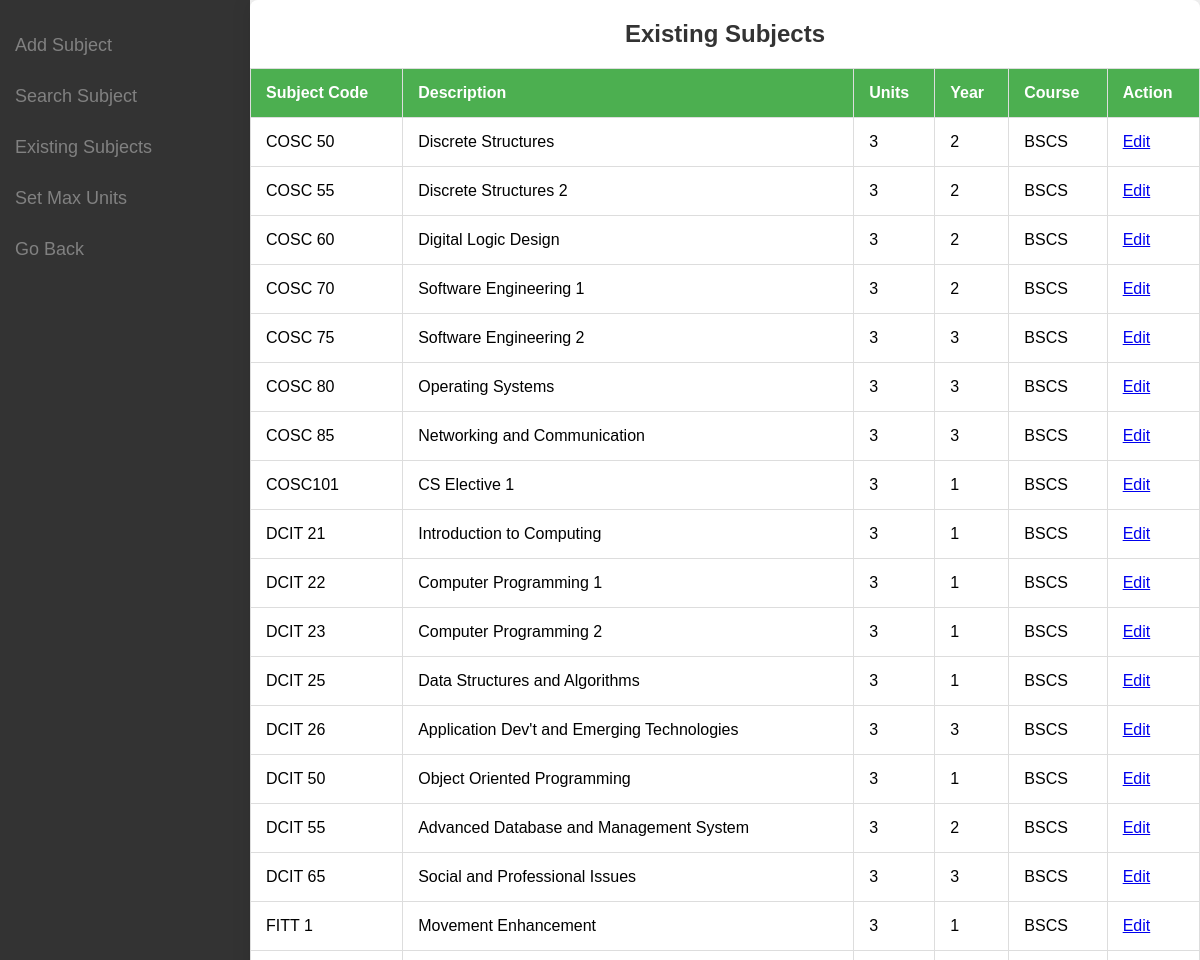
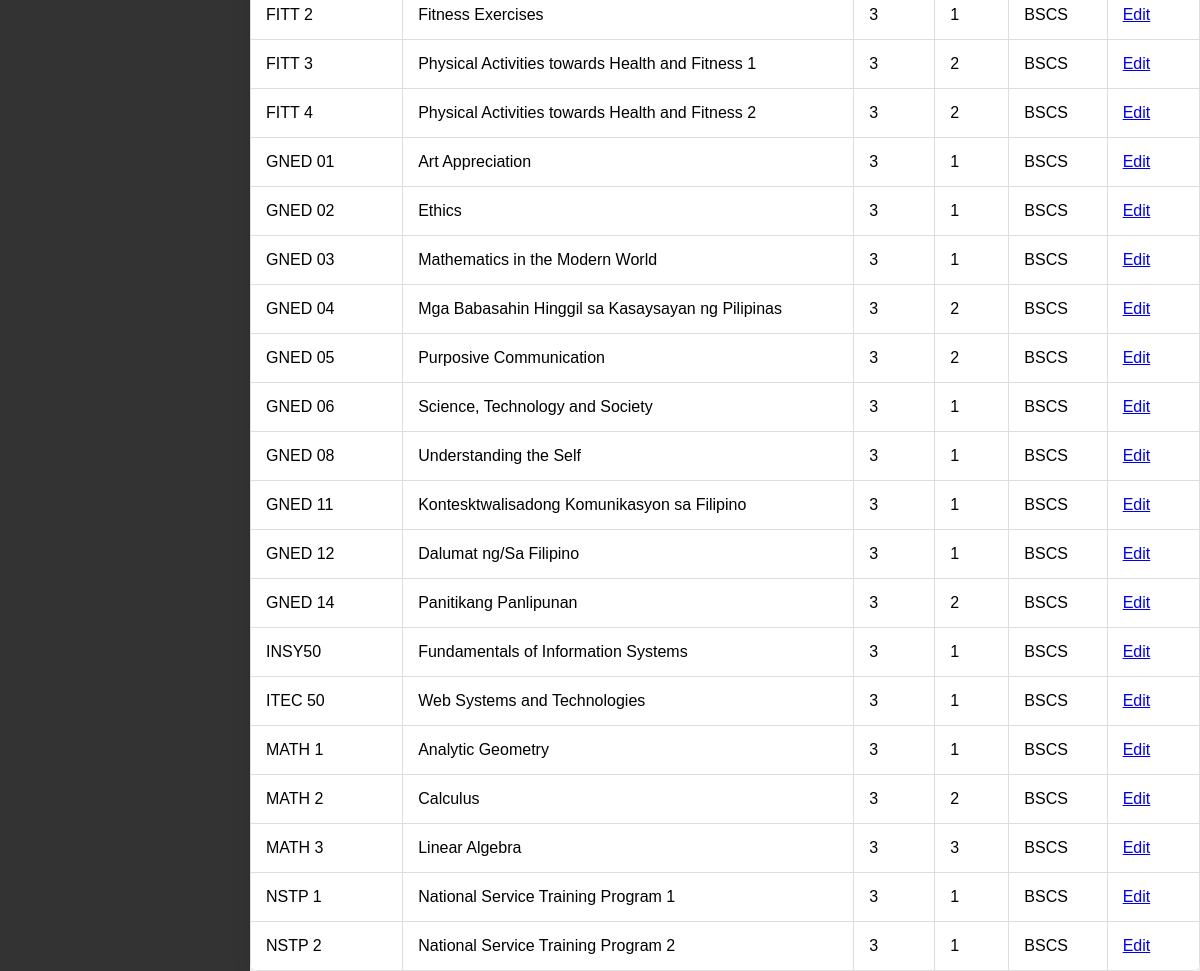
The app's page /pages/adminDashboard.php with its own data (2 pictures, top to bottom).
### tables this page shows
CREATE TABLE `subjects` (
  `subjectCode` varchar(10) NOT NULL,
  `description` varchar(255) NOT NULL,
  `prerequisites` varchar(255) DEFAULT NULL,
  `units` int(10) NOT NULL,
  `Year` int(10) NOT NULL,
  `Course` varchar(50) NOT NULL
);

### pages/adminDashboard.php (the view, shortened to what this page needs)
<?php
require_once('../lib/db.php');
$sqlAllSubjects = "SELECT * FROM subjects";
$resultAllSubjects = $conn->query($sqlAllSubjects);
?>
<!DOCTYPE html>
<html lang="en">
<head>
    <link rel="stylesheet" href="../css/userManagement.css">
</head>
<body>
    <nav>
        <a href="#" onclick="openForm('addForm')">Add Subject</a>
        <a href="#" onclick="openForm('searchForm')">Search Subject</a>
        <a href="#" onclick="openForm('existingSubjectsForm')">Existing Subjects</a>
        <a href="#" onclick="openForm('setMaxUnitsForm')">Set Max Units</a>
        <a href="../index.php">Go Back</a>
    </nav>
    <div class="container">
        <?php if ($resultAllSubjects && $resultAllSubjects->num_rows > 0) : ?>
            <h2>Existing Subjects</h2>
            <table>
                <thead>
                    <tr>
                        <th>Subject Code</th>
                        <th>Description</th>
                        <th>Units</th>
                        <th>Year</th>
                        <th>Course</th>
                        <th>Action</th>
                    </tr>
                </thead>
                <tbody>
                    <?php while ($row = $resultAllSubjects->fetch_assoc()) : ?>
                        <tr>
                            <td><?php echo $row['subjectCode']; ?></td>
                            <td><?php echo $row['description']; ?></td>
                            <td><?php echo $row['units']; ?></td>
                            <td><?php echo $row['Year']; ?></td>
                            <td><?php echo $row['Course']; ?></td>
                            <td><a href="#" onclick="openForm('editForm<?php echo $row['subjectCode']; ?>')">Edit</a></td>
                        </tr>
                    <?php endwhile; ?>
                </tbody>
            </table>
        <?php else : ?>
            <p>No subjects found.</p>
        <?php endif; ?>
    </div>
</body>
</html>

### css/userManagement.css (style rules this page uses)
body { font-family: 'Arial', sans-serif; background-color: #f4f4f4; margin: 0; padding: 0; transition: margin-left 0.5s; }
.container { margin-left: 250px; background-color: #fff; border-radius: 8px; box-shadow: 0 0 20px rgba(0, 0, 0, 0.1); overflow: hidden; transition: margin-left 0.5s; }
nav { position: fixed; height: 100%; width: 250px; background-color: #333; overflow-x: hidden; padding-top: 20px; transition: 0.5s; }
nav a { padding: 15px; text-decoration: none; font-size: 18px; color: #818181; display: block; transition: 0.3s; }
h1, h2 { color: #333; text-align: center; }
table { width: 100%; border-collapse: collapse; margin-top: 20px; }
table, th, td { border: 1px solid #ddd; }
th, td { padding: 15px; text-align: left; }
th { background-color: #4caf50; color: #fff; }
.container { transform: translateX(0); transition: transform 0.5s ease-in-out; }

### records on screen
subjects: subjectCode "COSC 50", description "Discrete Structures", units "3", Year "2", Course "BSCS"
subjects: subjectCode "COSC 55", description "Discrete Structures 2", units "3", Year "2", Course "BSCS"
subjects: subjectCode "COSC 60", description "Digital Logic Design", units "3", Year "2", Course "BSCS"
subjects: subjectCode "COSC 70", description "Software Engineering 1", units "3", Year "2", Course "BSCS"
subjects: subjectCode "COSC 75", description "Software Engineering 2", units "3", Year "3", Course "BSCS"
subjects: subjectCode "COSC 80", description "Operating Systems", units "3", Year "3", Course "BSCS"
subjects: subjectCode "COSC 85", description "Networking and Communication", units "3", Year "3", Course "BSCS"
subjects: subjectCode "COSC101", description "CS Elective 1", units "3", Year "1", Course "BSCS"
subjects: subjectCode "DCIT 21", description "Introduction to Computing", units "3", Year "1", Course "BSCS"
subjects: subjectCode "DCIT 22", description "Computer Programming 1", units "3", Year "1", Course "BSCS"
subjects: subjectCode "DCIT 23", description "Computer Programming 2", units "3", Year "1", Course "BSCS"
subjects: subjectCode "DCIT 25", description "Data Structures and Algorithms", units "3", Year "1", Course "BSCS"
subjects: subjectCode "DCIT 26", description "Application Dev't and Emerging Technologies", units "3", Year "3", Course "BSCS"
subjects: subjectCode "DCIT 50", description "Object Oriented Programming", units "3", Year "1", Course "BSCS"
subjects: subjectCode "DCIT 55", description "Advanced Database and Management System", units "3", Year "2", Course "BSCS"
subjects: subjectCode "DCIT 65", description "Social and Professional Issues", units "3", Year "3", Course "BSCS"
subjects: subjectCode "FITT 1", description "Movement Enhancement", units "3", Year "1", Course "BSCS"
subjects: subjectCode "FITT 2", description "Fitness Exercises", units "3", Year "1", Course "BSCS"
subjects: subjectCode "FITT 3", description "Physical Activities towards Health and Fitness 1", units "3", Year "2", Course "BSCS"
subjects: subjectCode "FITT 4", description "Physical Activities towards Health and Fitness 2", units "3", Year "2", Course "BSCS"
subjects: subjectCode "GNED 01", description "Art Appreciation", units "3", Year "1", Course "BSCS"
subjects: subjectCode "GNED 02", description "Ethics", units "3", Year "1", Course "BSCS"
subjects: subjectCode "GNED 03", description "Mathematics in the Modern World", units "3", Year "1", Course "BSCS"
subjects: subjectCode "GNED 04", description "Mga Babasahin Hinggil sa Kasaysayan ng Pilipinas", units "3", Year "2", Course "BSCS"
subjects: subjectCode "GNED 05", description "Purposive Communication", units "3", Year "2", Course "BSCS"
subjects: subjectCode "GNED 06", description "Science, Technology and Society", units "3", Year "1", Course "BSCS"
subjects: subjectCode "GNED 08", description "Understanding the Self", units "3", Year "1", Course "BSCS"
subjects: subjectCode "GNED 11", description "Kontesktwalisadong Komunikasyon sa Filipino", units "3", Year "1", Course "BSCS"
subjects: subjectCode "GNED 12", description "Dalumat ng/Sa Filipino", units "3", Year "1", Course "BSCS"
subjects: subjectCode "GNED 14", description "Panitikang Panlipunan", units "3", Year "2", Course "BSCS"
subjects: subjectCode "INSY50", description "Fundamentals of Information Systems", units "3", Year "1", Course "BSCS"
subjects: subjectCode "ITEC 50", description "Web Systems and Technologies", units "3", Year "1", Course "BSCS"
subjects: subjectCode "MATH 1", description "Analytic Geometry", units "3", Year "1", Course "BSCS"
subjects: subjectCode "MATH 2", description "Calculus", units "3", Year "2", Course "BSCS"
subjects: subjectCode "MATH 3", description "Linear Algebra", units "3", Year "3", Course "BSCS"
subjects: subjectCode "NSTP 1", description "National Service Training Program 1", units "3", Year "1", Course "BSCS"
subjects: subjectCode "NSTP 2", description "National Service Training Program 2", units "3", Year "1", Course "BSCS"
